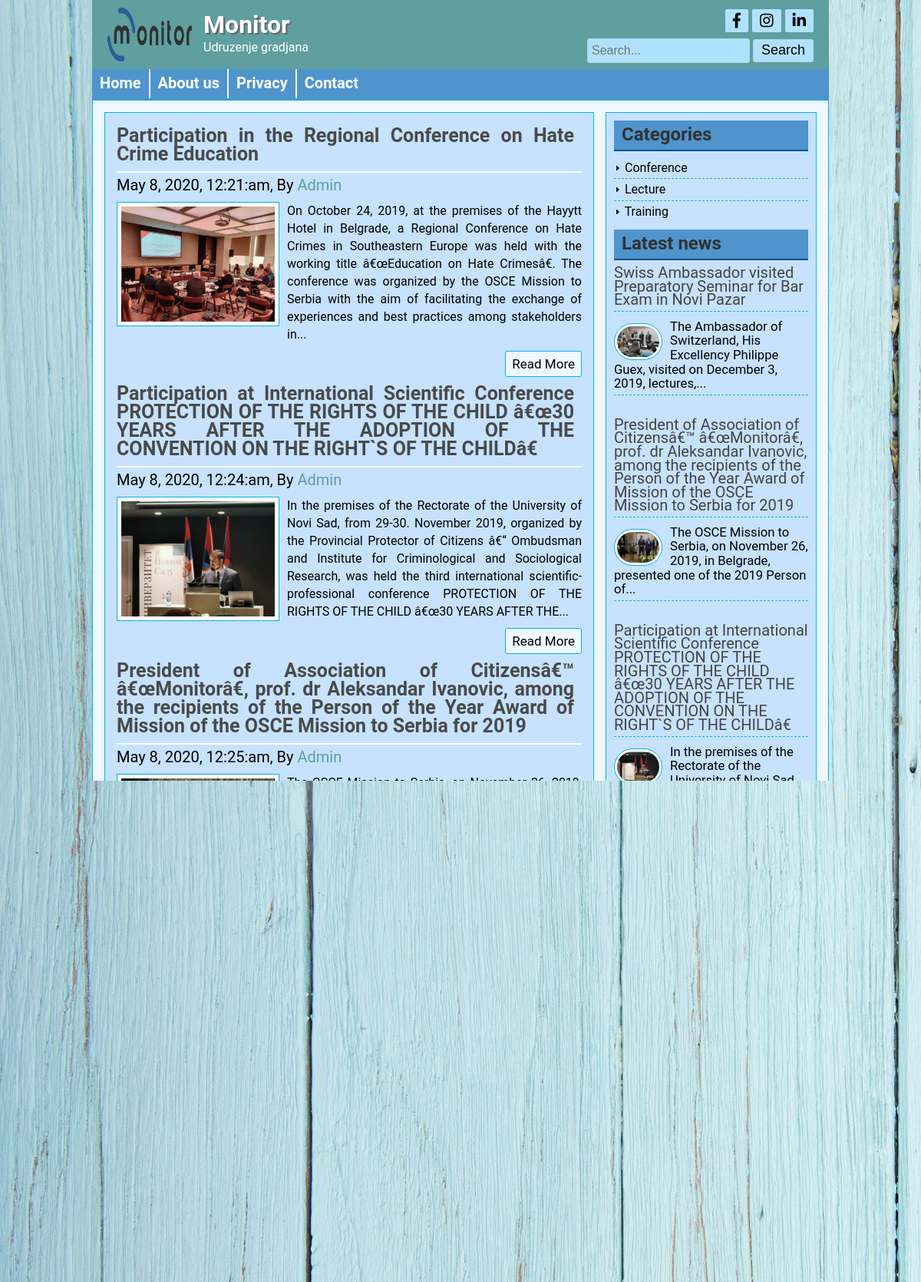
Screenshot of /posts.php?cat_id=1 with the database file from the repository.
### tables this page shows
CREATE TABLE `settings` (
  `id` int(10) UNSIGNED NOT NULL,
  `title` varchar(200) NOT NULL,
  `slogan` varchar(200) NOT NULL,
  `logo` varchar(200) NOT NULL
);

CREATE TABLE `page` (
  `id` int(10) UNSIGNED NOT NULL,
  `page_title` varchar(200) NOT NULL,
  `page_body` text NOT NULL
);

CREATE TABLE `post` (
  `id` int(10) UNSIGNED NOT NULL,
  `title` varchar(200) NOT NULL,
  `image` varchar(200) NOT NULL,
  `author` varchar(200) NOT NULL,
  `body` text NOT NULL,
  `tags` varchar(200) NOT NULL,
  `date` timestamp NOT NULL DEFAULT CURRENT_TIMESTAMP ON UPDATE CURRENT_TIMESTAMP,
  `category_id` int(10) UNSIGNED NOT NULL
);

CREATE TABLE `category` (
  `id` int(10) UNSIGNED NOT NULL,
  `name` varchar(200) NOT NULL
);

### classes/database.php (called while the page is built, shortened)
<?php
Class Database {
	public $host   = DB_HOST;
	public $user   = DB_USER;
	public $pass   = DB_PASS;
	public $dbname = DB_NAME;
	public $link;
	private function connectDB() {
		$this->link = new mysqli($this->host, $this->user, $this->pass, $this->dbname);
 }
	public function select($query) {
		$result = $this->link->query($query) or die($this->link->error.__LINE__);
		if($result->num_rows > 0){
			return $result;
		}
		else {
			return false;
		}
	}
}
?>

### classes/format.php (called while the page is built, shortened)
<?php
class Format {
	 public function formatData($date) {
		 return date('F j, Y, g:i:a', strtotime($date));
	 }
	 public function textShorten($text, $limit = 360) {
		 $text = $text . " ";
		 $text = substr($text, 0, $limit);
		 $text = substr($text, 0, strrpos($text, ' '));
		 $text = $text . "...";
		 return $text;
	 }
}
 ?>

### posts.php (the view, shortened to what this page needs)
<?php
include "inc/header.php";
?>
  <div class="contentsection contemplete clear">
    <div class="maincontent clear">
      <?php
      	$per_page = 3;
      	if(isset($_GET['page'])){
      		$page = $_GET['page'];
      	} else {
      		$page = 1;
      	}
      	$start_from = ($page - 1) * $per_page;
        if(!isset($_GET['cat_id']) || $_GET['cat_id'] == ""){
        	header("Location: 404.php");
        }
        else {
        	$cat_id = $_GET['cat_id'];
        }
        $query = "SELECT * FROM post WHERE category_id = $cat_id limit $start_from, $per_page";
        $post  = $database->select($query);
        if ($post) {
        	while ($result = $post->fetch_assoc()) {
    ?>
      <div class="samepost clear">
      	<h2><a href="post.php?id=<?php echo $result['id']; ?>"><?php echo $result['title']; ?></a></h2>
      	<h4><?php echo $format->formatData($result['date']); ?>, By <a href="#"><?php echo $result['author']; ?></a></h4>
      	<a href="#"><img src="admin/<?php echo $result['image']; ?>" alt="Post image"/></a>
      	<p><?php echo $format->textShorten($result['body']); ?> </p>
      	<div class="readmore clear">
      		<a href="post.php?id=<?php echo $result['id']; ?>">Read More</a>
      	</div>
      </div>
      <?php
        }
        $query = "SELECT * FROM post WHERE category_id = $cat_id";
        $result = $database->select($query);
        $total_rows = mysqli_num_rows($result);
        $total_pages = ceil($total_rows/$per_page);
          echo "<span class='pagination'><a href='posts.php?page=1&cat_id=$cat_id'>".'First Page'."</a>";
        for($i=1; $i <= $total_pages; $i++) {
        	echo "<a href='posts.php?cat_id=$cat_id&page=".$i."'>".$i."</a>";
        }
          echo "<a href='posts.php?page=$total_pages&cat_id=$cat_id'>".'Last Page'."</a></span>";
        }
         else {
        	header("Location:404.php");
        }
        ?>
  </div>
<?php
include "inc/sidebar.php";
include "inc/footer.php";
?>

### inc/header.php (shortened to what this page needs)
<?php
include "classes/database.php";
include "classes/format.php";
$database = new Database();
$format = new Format();
?>
<!DOCTYPE html>
<html>
  <head>
          <link href="css/style.css" rel="stylesheet" type="text/css">
          <link rel="stylesheet" href="https://use.fontawesome.com/releases/v5.1.0/css/all.css">
  </head>
  <body>
      <div class="headersection templete clear">
        <a href="index.php">
          <div class="logo">
              <?php
              $query = "SELECT * FROM settings WHERE id = '1'";
              $blogsettings = $database->select($query);
              if($blogsettings) {
                while($result = $blogsettings->fetch_assoc()) {
              ?>
              <img src="admin/<?php echo $result['logo'];?>" alt="Logo pictures">
              <h2><?php echo $result['title'];?></h2>
              <p><?php echo $result['slogan'];?></p>
              <?php } } ?>
            </div>
          </a>
          <div class="social clear">
            <div class="icon clear">
              <a href="https://www.facebook.com/MONITORUG/"><i class="fab fa-facebook-f"></i></a>
              <a href="https://www.instagram.com/monitorcso/"><i class="fab fa-instagram"></i></a>
              <a href="https://www.linkedin.com/"><i class="fab fa-linkedin-in"></i></a>
            </div>
            <div class="searchbtn clear">
              <form action="search.php" method="get">
                <input type="text" name="search" placeholder="Search...">
                <input type="submit" name="submit" value="Search">
              </form>
            </div>
          </div>
        </div>
        <div class="navsection templete">
          <ul>
            <?php
            $path = $_SERVER['SCRIPT_FILENAME'];
            $currentpage = basename($path, '.php');
            ?>
            <li><a <?php if($currentpage == 'index'){echo 'id = "active"';} ?> href="index.php">Home</a></li>
            <?php
            $query = "SELECT * FROM page";
            $pages = $database->select($query);
            if($pages) {
              while($result = $pages->fetch_assoc()) { ?>
                <li><a <?php if(isset($_GET['pageid']) && $_GET['pageid'] == $result['id']){echo 'id = "active"';} ?> href='page.php?pageid=<?php echo $result['id']; ?>'><?php echo $result['page_title']; ?></a></li>
            <?php } } ?>
            <li><a <?php if($currentpage == 'contact'){echo 'id = "active"';} ?> href="contact.php">Contact</a></li>
          </ul>
        </div>

### inc/sidebar.php
<div class="sidebar clear">
    <div class="samesidebar clear">
    	<h2>Categories</h2>
    		<ul>
          <?php
    	     $query = "SELECT * FROM category";
    	      $category  = $database->select($query);
    	       if ($category) {
    		         while ($result = $category->fetch_assoc()) {
          ?>
    	     <li><img src="images/icon-arrow.png" alt="*" height="10px" width="10px"/> <a href="posts.php?cat_id=<?php echo $result['id']; ?>"><?php echo $result['name']; ?></a></li>
          <?php } } else {
    			    echo "<li><b>Sorry! NO Category to show!</b></li>";
    		      }
          ?>
        </ul>
    </div>
    <div class="samesidebar clear">
    	<h2>Latest news</h2>
      	<?php
        $query = "SELECT * FROM post ORDER BY id DESC limit 5";
        $recentpost  = $database->select($query);
          if ($recentpost) {
      	     while ($result = $recentpost->fetch_assoc()) {
        ?>
      		<div class="popular clear">
        			<h3><a href="post.php?id=<?php echo $result['id']; ?>"><?php echo $result['title']; ?></a><h3>
        			<a href="post.php?id=<?php echo $result['id']; ?>"><img src="admin/<?php echo $result['image']; ?>" alt="Post image"/></a>
      			<small><?php echo $format->textShorten($result['body'], 100); ?></small>
    		  </div>
    	<?php } } else {
    		echo "<h3>NO Recent Posts..</h3>";
    	} ?>
    </div>
</div>

### rows the page displays
settings: logo (picture), title "Monitor", slogan "Udruzenje gradjana"
page: page_title "About us"
page: page_title "Privacy"
post: title "Participation in the Regional Conference on Hate Crime Education", date "May 8, 2020, 12:21:am", author "Admin", image (picture), body "On October 24, 2019, at the premises of the Hayytt Hotel in Belgrade, a Regional Conference on Hate Crimes in Southeastern Europe was held with the working title â€œEducation on Hate Crimesâ€. The conference was organized by the OSCE Mission to Serbia with the aim of facilitating the exchange of experiences and best practices among stakeholders in...", body "On October 24, 2019, at the premises of the Hayytt Hotel in Belgrade, a Regional Conference on Hate..."
post: title "Participation at International Scientific Conference PROTECTION OF THE RIGHTS OF THE CHILD â€œ30 YEARS AFTER THE ADOPTION OF THE CONVENTION ON THE RIGHT`S OF THE CHILDâ€", date "May 8, 2020, 12:24:am", author "Admin", image (picture), body "In the premises of the Rectorate of the University of Novi Sad, from 29-30. November 2019, organized by the Provincial Protector of Citizens â€“ Ombudsman and Institute for Criminological and Sociological Research, was held the third international scientific-professional conference PROTECTION OF THE RIGHTS OF THE CHILD â€œ30 YEARS AFTER THE...", body "In the premises of the Rectorate of the University of Novi Sad, from 29-30. November 2019,..."
post: title "President of Association of Citizensâ€™ â€œMonitorâ€, prof. dr Aleksandar Ivanovic, among the recipients of the Person of the Year Award of Mission of the OSCE Mission to Serbia for 2019", date "May 8, 2020, 12:25:am", author "Admin", image (picture), body "The OSCE Mission to Serbia, on November 26, 2019, in Belgrade, presented one of the 2019 Person of the Year awards, to the President of the Association of Citizensâ€™ â€œMonitorâ€, prof. dr Aleksandar Ivanovic. This award recognizes citizens of Serbia who contribute to the promotion of the OSCE values in the country. This year, the award...", body "The OSCE Mission to Serbia, on November 26, 2019, in Belgrade, presented one of the 2019 Person of..."
category: name "Conference"
category: name "Lecture"
category: name "Training"
post: title "Swiss Ambassador visited Preparatory Seminar for Bar Exam in Novi Pazar", image (picture), body "The Ambassador of Switzerland, His Excellency Philippe Guex, visited on December 3, 2019, lectures,..."
post: title "Participation in the training â€œStrengthening community resilience to extremism and radicalism â€“ directions for possible joint actionâ€", image (picture), body "In organization of Cultural Center DamaD from Novi Pazar, at Kopaonik in the period 18-20. October..."
